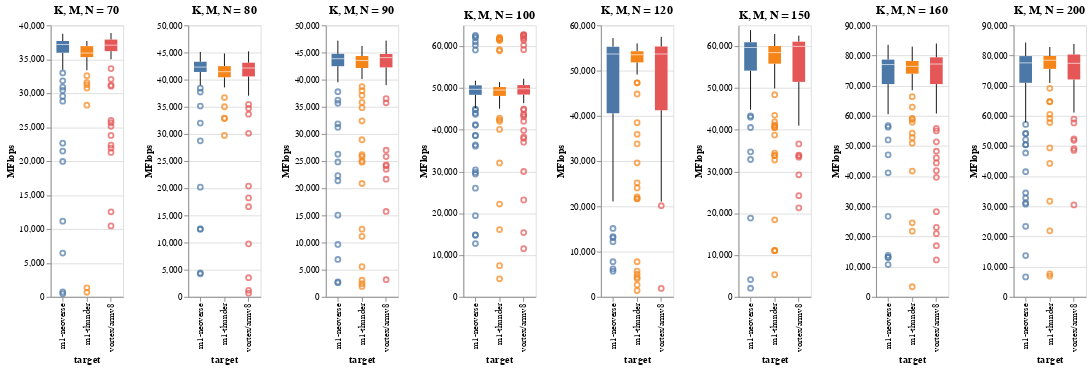

Source (notebook cell):
### Code cell
blas_columns = ["vortex/armv8", "m1-neoverse", "m1-thunder"]
charts = []

for col in [70, 80, 90, 100, 120, 150, 160, 200]:
    dgemm_list = [vortex_df[col], vortex_neo_df[col], vortex_thunder_df[col]]

    dgemm_df = reduce(lambda left, right: pd.merge(left, right, left_index=True, right_index=True), dgemm_list)
    dgemm_df.columns = blas_columns

    charts.append(alt.Chart(dgemm_df.melt()).mark_boxplot().encode(
        x=alt.X("variable:O", title="target"),
        y=alt.Y("value:Q", title="MFlops"),
        color=alt.Color("variable", legend=None)
    ).properties(title=f"K, M, N = {col}", width=80, height=300))
    
alt.hconcat(*charts)

### Figure 1 — Vega-Lite specification as saved in the notebook (floating-point values rounded to 4 significant figures; data arrays with more than 128 entries replaced by an {"elided": "..."} marker saying what was removed)
{"config": {"view": {"continuousWidth": 400, "continuousHeight": 300}}, "hconcat": [{"data": {"name": "data-56571525b6e245bffc8432052205c673"}, "mark": "boxplot", "encoding": {"color": {"type": "nominal", "field": "variable", "legend": null}, "x": {"type": "ordinal", "field": "variable", "title": "target"}, "y": {"type": "quantitative", "field": "value", "title": "MFlops"}}, "height": 300, "title": "K, M, N = 70", "width": 80}, {"data": {"name": "data-3af9dad16bc987be0b172707698efcfb"}, "mark": "boxplot", "encoding": {"color": {"type": "nominal", "field": "variable", "legend": null}, "x": {"type": "ordinal", "field": "variable", "title": "target"}, "y": {"type": "quantitative", "field": "value", "title": "MFlops"}}, "height": 300, "title": "K, M, N = 80", "width": 80}, {"data": {"name": "data-8ae3a1a8dd5a21771d6776208cf26359"}, "mark": "boxplot", "encoding": {"color": {"type": "nominal", "field": "variable", "legend": null}, "x": {"type": "ordinal", "field": "variable", "title": "target"}, "y": {"type": "quantitative", "field": "value", "title": "MFlops"}}, "height": 300, "title": "K, M, N = 90", "width": 80}, {"data": {"name": "data-149789e3a4f19e3042e63b6d0866105b"}, "mark": "boxplot", "encoding": {"color": {"type": "nominal", "field": "variable", "legend": null}, "x": {"type": "ordinal", "field": "variable", "title": "target"}, "y": {"type": "quantitative", "field": "value", "title": "MFlops"}}, "height": 300, "title": "K, M, N = 100", "width": 80}, {"data": {"name": "data-c5c15c6fee1a7115cc475a2ee250e95c"}, "mark": "boxplot", "encoding": {"color": {"type": "nominal", "field": "variable", "legend": null}, "x": {"type": "ordinal", "field": "variable", "title": "target"}, "y": {"type": "quantitative", "field": "value", "title": "MFlops"}}, "height": 300, "title": "K, M, N = 120", "width": 80}, {"data": {"name": "data-589c0a50c935f0965543e3b41005f290"}, "mark": "boxplot", "encoding": {"color": {"type": "nominal", "field": "variable", "legend": null}, "x": {"type": "ordinal", "field": "variable", "title": "target"}, "y": {"type": "quantitative", "field": "value", "title": "MFlops"}}, "height": 300, "title": "K, M, N = 150", "width": 80}, {"data": {"name": "data-b3ea6466c8a433c5737b8a8e3704660e"}, "mark": "boxplot", "encoding": {"color": {"type": "nominal", "field": "variable", "legend": null}, "x": {"type": "ordinal", "field": "variable", "title": "target"}, "y": {"type": "quantitative", "field": "value", "title": "MFlops"}}, "height": 300, "title": "K, M, N = 160", "width": 80}, {"data": {"name": "data-a5663937d27b87d4fa7c1159569fe652"}, "mark": "boxplot", "encoding": {"color": {"type": "nominal", "field": "variable", "legend": null}, "x": {"type": "ordinal", "field": "variable", "title": "target"}, "y": {"type": "quantitative", "field": "value", "title": "MFlops"}}, "height": 300, "title": "K, M, N = 200", "width": 80}], "$schema": "https://vega.github.io/schema/vega-lite/v4.8.1.json", "datasets": {"data-56571525b6e245bffc8432052205c673": {"elided": "297 records"}, "data-3af9dad16bc987be0b172707698efcfb": {"elided": "297 records"}, "data-8ae3a1a8dd5a21771d6776208cf26359": {"elided": "297 records"}, "data-149789e3a4f19e3042e63b6d0866105b": {"elided": "297 records"}, "data-c5c15c6fee1a7115cc475a2ee250e95c": {"elided": "297 records"}, "data-589c0a50c935f0965543e3b41005f290": {"elided": "297 records"}, "data-b3ea6466c8a433c5737b8a8e3704660e": {"elided": "297 records"}, "data-a5663937d27b87d4fa7c1159569fe652": {"elided": "297 records"}}}
